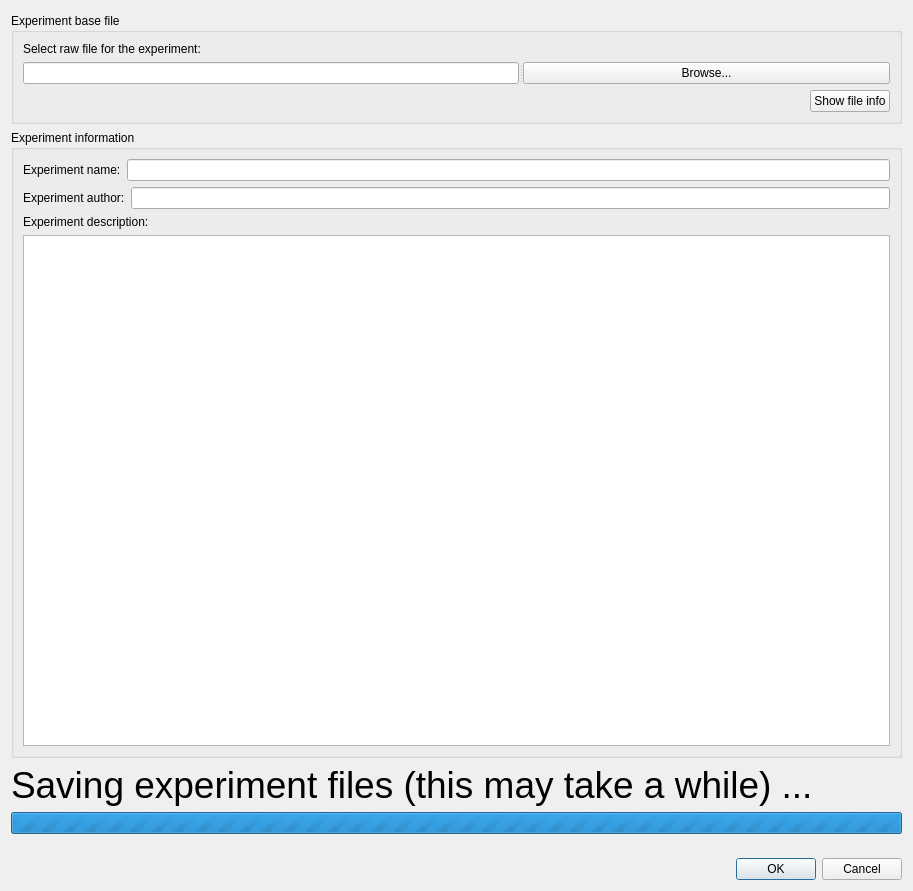
<?xml version="1.0" encoding="UTF-8"?>
<ui version="4.0">
 <class>CreateExperimentDialog</class>
 <widget class="QDialog" name="CreateExperimentDialog">
  <property name="windowModality">
   <enum>Qt::WindowModal</enum>
  </property>
  <property name="geometry">
   <rect>
    <x>0</x>
    <y>0</y>
    <width>913</width>
    <height>891</height>
   </rect>
  </property>
  <property name="windowTitle">
   <string>Create new experiment</string>
  </property>
  <layout class="QGridLayout" name="gridLayout_3">
   <item row="1" column="0">
    <widget class="QDialogButtonBox" name="cancelOkButtonBox">
     <property name="orientation">
      <enum>Qt::Horizontal</enum>
     </property>
     <property name="standardButtons">
      <set>QDialogButtonBox::Cancel|QDialogButtonBox::Ok</set>
     </property>
    </widget>
   </item>
   <item row="0" column="0">
    <widget class="QScrollArea" name="scrollArea">
     <property name="frameShape">
      <enum>QFrame::NoFrame</enum>
     </property>
     <property name="widgetResizable">
      <bool>true</bool>
     </property>
     <widget class="QWidget" name="scrollAreaWidgetContents_2">
      <property name="geometry">
       <rect>
        <x>0</x>
        <y>0</y>
        <width>895</width>
        <height>836</height>
       </rect>
      </property>
      <property name="minimumSize">
       <size>
        <width>890</width>
        <height>825</height>
       </size>
      </property>
      <widget class="QWidget" name="layoutWidget">
       <property name="geometry">
        <rect>
         <x>0</x>
         <y>2</y>
         <width>891</width>
         <height>821</height>
        </rect>
       </property>
       <layout class="QVBoxLayout" name="verticalLayout_2">
        <item>
         <layout class="QVBoxLayout" name="verticalLayout">
          <item>
           <widget class="QGroupBox" name="groupBox">
            <property name="title">
             <string>Experiment base file</string>
            </property>
            <layout class="QGridLayout" name="gridLayout">
             <item row="1" column="0">
              <widget class="QSplitter" name="splitter">
               <property name="orientation">
                <enum>Qt::Horizontal</enum>
               </property>
               <widget class="QLineEdit" name="FilePathLineEdit"/>
               <widget class="QPushButton" name="browseButton">
                <property name="text">
                 <string>Browse...</string>
                </property>
               </widget>
              </widget>
             </item>
             <item row="2" column="0">
              <layout class="QHBoxLayout" name="horizontalLayout_3">
               <item>
                <spacer name="horizontalSpacer">
                 <property name="orientation">
                  <enum>Qt::Horizontal</enum>
                 </property>
                 <property name="sizeHint" stdset="0">
                  <size>
                   <width>40</width>
                   <height>20</height>
                  </size>
                 </property>
                </spacer>
               </item>
               <item>
                <widget class="QPushButton" name="showFileInfoButton">
                 <property name="text">
                  <string>Show file info</string>
                 </property>
                </widget>
               </item>
              </layout>
             </item>
             <item row="0" column="0">
              <widget class="QLabel" name="label">
               <property name="text">
                <string>Select raw file for the experiment:</string>
               </property>
              </widget>
             </item>
            </layout>
           </widget>
          </item>
         </layout>
        </item>
        <item>
         <widget class="QGroupBox" name="groupBox_2">
          <property name="title">
           <string>Experiment information</string>
          </property>
          <layout class="QGridLayout" name="gridLayout_2">
           <item row="2" column="0">
            <widget class="QLabel" name="labelDescription">
             <property name="text">
              <string>Experiment description:</string>
             </property>
            </widget>
           </item>
           <item row="0" column="0">
            <layout class="QHBoxLayout" name="horizontalLayout_2">
             <item>
              <widget class="QLabel" name="labelExperimentName">
               <property name="text">
                <string>Experiment name:</string>
               </property>
              </widget>
             </item>
             <item>
              <widget class="QLineEdit" name="lineEditExperimentName"/>
             </item>
            </layout>
           </item>
           <item row="1" column="0">
            <layout class="QHBoxLayout" name="horizontalLayout">
             <item>
              <widget class="QLabel" name="labelAuthor">
               <property name="text">
                <string>Experiment author:</string>
               </property>
              </widget>
             </item>
             <item>
              <widget class="QLineEdit" name="lineEditAuthor"/>
             </item>
            </layout>
           </item>
           <item row="3" column="0">
            <widget class="QTextEdit" name="textEditDescription"/>
           </item>
          </layout>
         </widget>
        </item>
        <item>
         <widget class="QLabel" name="labelCreatingExperiment">
          <property name="font">
           <font>
            <pointsize>28</pointsize>
           </font>
          </property>
          <property name="text">
           <string>Saving experiment files (this may take a while) ...</string>
          </property>
         </widget>
        </item>
        <item>
         <widget class="QProgressBar" name="progressBarCreatingExperiment">
          <property name="maximum">
           <number>0</number>
          </property>
          <property name="value">
           <number>-1</number>
          </property>
         </widget>
        </item>
       </layout>
      </widget>
     </widget>
    </widget>
   </item>
  </layout>
 </widget>
 <resources/>
 <connections>
  <connection>
   <sender>cancelOkButtonBox</sender>
   <signal>accepted()</signal>
   <receiver>CreateExperimentDialog</receiver>
   <slot>accept()</slot>
   <hints>
    <hint type="sourcelabel">
     <x>434</x>
     <y>781</y>
    </hint>
    <hint type="destinationlabel">
     <x>157</x>
     <y>274</y>
    </hint>
   </hints>
  </connection>
  <connection>
   <sender>cancelOkButtonBox</sender>
   <signal>rejected()</signal>
   <receiver>CreateExperimentDialog</receiver>
   <slot>reject()</slot>
   <hints>
    <hint type="sourcelabel">
     <x>434</x>
     <y>781</y>
    </hint>
    <hint type="destinationlabel">
     <x>286</x>
     <y>274</y>
    </hint>
   </hints>
  </connection>
 </connections>
 <slots>
  <slot>openFileChooserDialog()</slot>
 </slots>
</ui>
